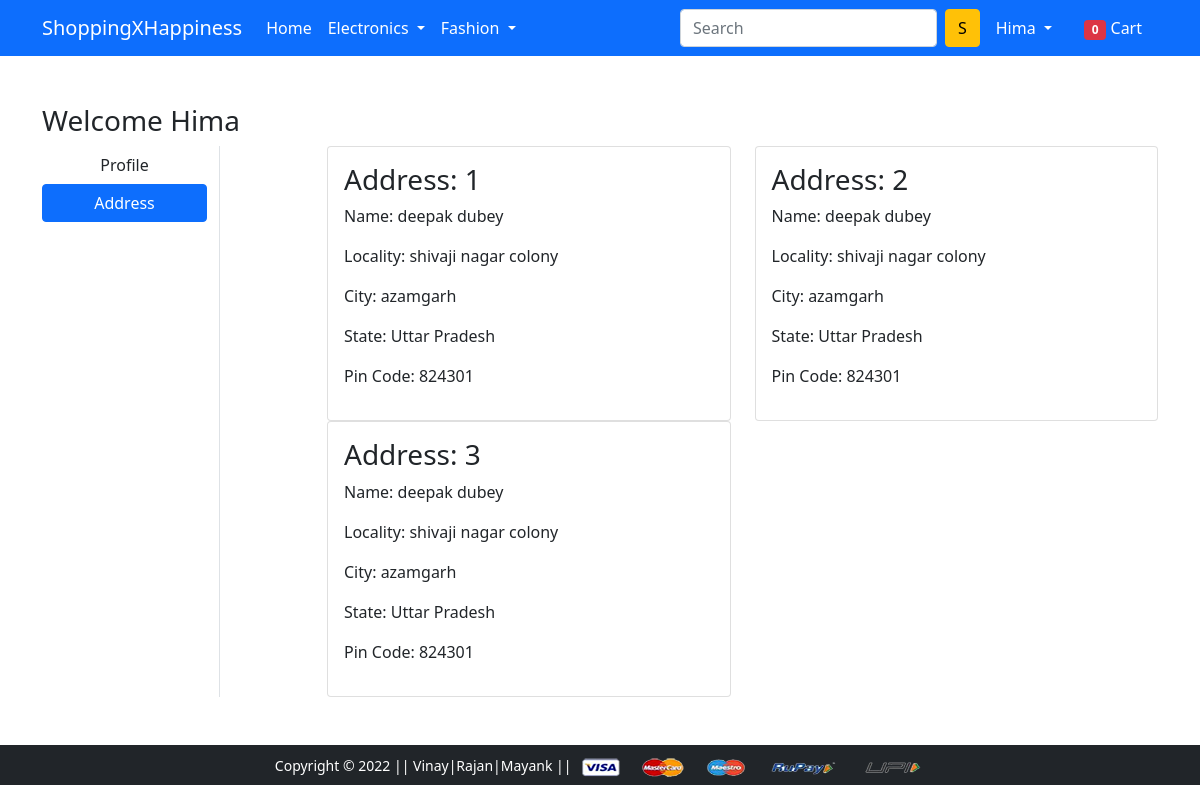
The page /address/ (signed in) on the database its author committed.
### app/models.py (models this page shows, shortened)
class Customer(models.Model):
 user = models.ForeignKey(User, on_delete=models.CASCADE)
 name = models.CharField(max_length=200)
 locality = models.CharField(max_length=200)
 city = models.CharField(max_length=50)
 zipcode = models.IntegerField()
 state = models.CharField(choices=STATE_CHOICES, max_length=50)

### app/views.py (the view)
# urls.py: path('address/', views.address, name='address'),
@login_required
def address(request):
	totalitem = 0
	if request.user.is_authenticated:
		totalitem = len(Cart.objects.filter(user=request.user))
	add = Customer.objects.filter(user=request.user)
	return render(request, 'app/address.html', {'add':add, 'active':'btn-primary', 'totalitem':totalitem})

### app/templates/app/address.html (shortened to what this page needs)
{% extends 'app/base.html' %}
{% load static %}
{% block main-content %}
<div class="container my-5">
 <div class="row">
 <h3>Welcome <span class="text-capitalize">{{request.user}}</span></h3>
  <div class="col-sm-2 border-end">
   <ul class="list-unstyled">
    <li class="d-grid"><a href="{% url 'profile' %}" class="btn">Profile</a></li>
    <li class="d-grid"><a href="{% url 'address' %}" class="btn {{active}}">Address</a></li>
   </ul>
  </div>
  <div class="col-sm-9 offset-sm-1">
   <div class="row">
    {% for ad in add %}
     <div class="col-sm-6">
     <div class="card">
      <div class="card-body">
       <h3>Address: {{ forloop.counter }}</h3>
       <p>Name: {{ad.name}}</p>
       <p>Locality: {{ad.locality}}</p>
       <p>City: {{ad.city}}</p>
       <p>State: {{ad.state}}</p>
       <p>Pin Code: {{ad.zipcode}}</p>
      </div>
     </div>
    </div>
    {% endfor %}
   </div>
  </div>
 </div>
</div>
{% endblock main-content %}

### app/templates/app/base.html (shortened to what this page needs)
<!doctype html>
{% load static %}
<html lang="en">
  <head>
    <link href="https://cdn.jsdelivr.net/npm/bootstrap@5.0.0-beta1/dist/css/bootstrap.min.css" rel="stylesheet">
    <link rel="stylesheet" href="{% static 'app/css/owl.carousel.min.css' %}">
    <link rel="stylesheet" href="{% static 'app/css/all.min.css' %}">
    <link rel="stylesheet" href="{% static 'app/css/style.css' %}">
  </head>
  <body>
    <nav class="navbar navbar-expand-lg navbar-dark bg-primary">
     <div class="container">
       <a class="navbar-brand" href="/">ShoppingXHappiness</a>
       <div class="collapse navbar-collapse" id="navbarSupportedContent">
         <ul class="navbar-nav me-auto mb-2 mb-lg-0">
           <li class="nav-item">
             <a class="nav-link active" aria-current="page" href="/">Home</a>
           </li>
           <li class="nav-item dropdown">
             <a class="nav-link dropdown-toggle text-white" href="#" id="electronicsDropdown" role="button" data-bs-toggle="dropdown" aria-expanded="false">
               Electronics
             </a>
           </li>
           <li class="nav-item dropdown">
             <a class="nav-link dropdown-toggle text-white" href="#" id="fashionDropdown" role="button" data-bs-toggle="dropdown" aria-expanded="false">
               Fashion
             </a>
           </li>
         </ul>
         <form class="d-flex">
           <input class="form-control me-2" type="search" placeholder="Search" aria-label="Search">
           <button class="btn btn-warning" type="submit">S</button>
         </form>
         <div>
          <ul class="navbar-nav me-auto mb-2 mb-lg-0">
          {% if request.user.is_authenticated %}
           <li class="nav-item dropdown mx-2">
              <a class="nav-link dropdown-toggle text-white" href="#" id="profileDropdown" role="button" data-bs-toggle="dropdown" aria-expanded="false">
                {{request.user.username|capfirst}}
              </a>
            </li>
            <li class="nav-item mx-2">
              <a href="{% url 'showcart' %}" class="nav-link text-white"><span class="badge bg-danger">{{totalitem}}</span> Cart </a>
            </li>
            {% endif %}
          </ul>
         </div>
       </div>
     </div>
    </nav>
    {% block main-content %} {% endblock main-content %}
    <footer class="container-fluid bg-dark text-center p-2 mt-5">
        <small class="text-white">Copyright &copy; 2022 || Vinay|Rajan|Mayank || </small>
        <img src="{% static 'app/images/payment.png' %}" alt="" srcset="" class="img-fluid" height="2px">
    </footer>
  </body>
</html>

### rows shown on the page
Customer: name "deepak dubey", locality "shivaji nagar colony", city "azamgarh", state "Uttar Pradesh", zipcode "824301"
Customer: name "deepak dubey", locality "shivaji nagar colony", city "azamgarh", state "Uttar Pradesh", zipcode "824301"
Customer: name "deepak dubey", locality "shivaji nagar colony", city "azamgarh", state "Uttar Pradesh", zipcode "824301"

### other values the page prints
{{ request.user.username|capfirst }} "Hima"
{{ totalitem }} "0"
{{ request.user }} "Hima"
